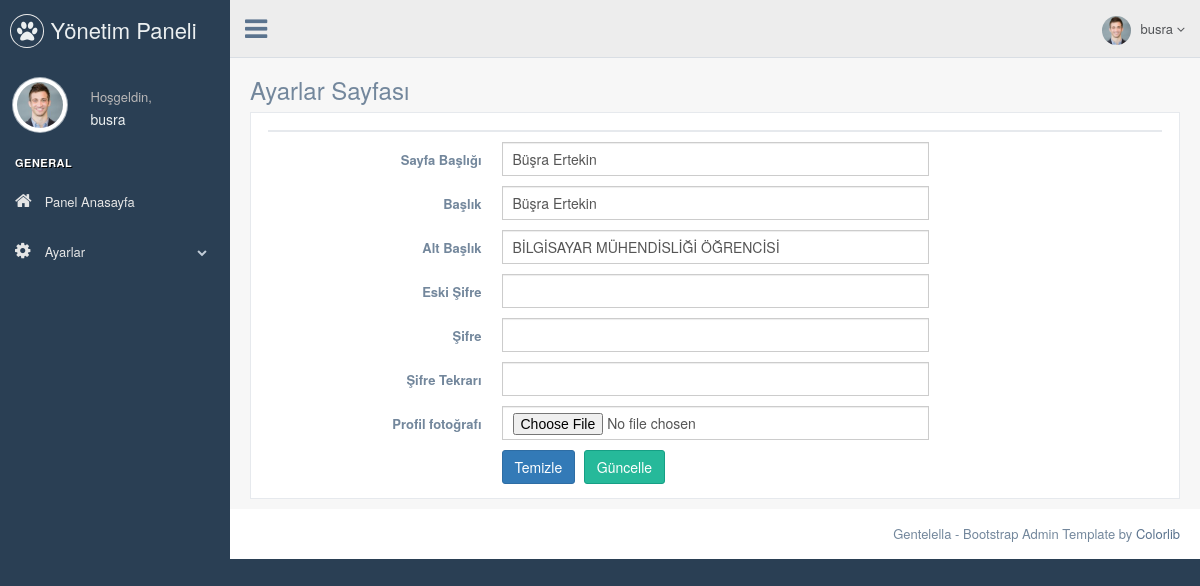
The page /pp/nedmin/settings.php (signed in) on the database its author committed.
### tables this page shows
CREATE TABLE `user` (
  `user_id` int(11) NOT NULL,
  `user_name` varchar(50) NOT NULL,
  `email` varchar(50) NOT NULL,
  `password` varchar(256) NOT NULL
);

CREATE TABLE `site_settings` (
  `settings_id` int(11) NOT NULL,
  `site_title` varchar(50) NOT NULL,
  `title` varchar(50) NOT NULL,
  `subtitle` varchar(50) NOT NULL,
  `picture` varchar(250) NOT NULL
);

### pp/nedmin/settings.php (the view, shortened to what this page needs)
<?php
include "header.php";
$check_settings = $db->prepare("SELECT * FROM site_settings");
$check_settings->execute();
$control_settings = $check_settings->rowCount();
$fetch_settings = $db->prepare("SELECT * FROM site_settings WHERE settings_id=1");
$fetch_settings->execute();
$fetch = $fetch_settings->fetch(PDO::FETCH_ASSOC);
?>
<div class="right_col" role="main">
  <div class="">
    <div class="page-title">
      <div class="title_left">
        <h3>Ayarlar Sayfası</h3>
      </div>
    </div>
    <div class="clearfix"></div>
    <div class="row">
      <div class="col-md-12 col-sm-12 col-xs-12">
        <div class="x_panel">
          <div class="x_title">
          </div>
          <form class="form-horizontal form-label-left" action="process.php" method="POST">
            <div class="item form-group">
              <label class="control-label col-md-3 col-sm-3 col-xs-12">Sayfa Başlığı
              </label>
              <div class="col-md-6 col-sm-6 col-xs-12">
                <input type="text" name="site_title" value="<?php echo $fetch['site_title'] ?>" required="required" class="form-control col-md-7 col-xs-12">
              </div>
            </div>
            <div class="item form-group">
              <label class="control-label col-md-3 col-sm-3 col-xs-12">Başlık
              </label>
              <div class="col-md-6 col-sm-6 col-xs-12">
                <input type="text" name="title" value="<?php echo $fetch['title'] ?>" required="required" class="form-control col-md-7 col-xs-12">
              </div>
            </div>
            <div class="item form-group">
              <label class="control-label col-md-3 col-sm-3 col-xs-12">Alt Başlık
              </label>
              <div class="col-md-6 col-sm-6 col-xs-12">
                <input type="text" name="subtitle" value="<?php echo $fetch['subtitle'] ?>" required="required" class="form-control col-md-7 col-xs-12">
              </div>
            </div>
            <div class="item form-group">
              <label class="control-label col-md-3 col-sm-3 col-xs-12">Eski Şifre
              </label>
              <div class="col-md-6 col-sm-6 col-xs-12">
                <input type="password" name="password" required="required" class="form-control col-md-7 col-xs-12">
              </div>
            </div>
            <div class="item form-group">
              <label class="control-label col-md-3 col-sm-3 col-xs-12">Şifre
              </label>
              <div class="col-md-6 col-sm-6 col-xs-12">
                <input type="password" name="newpassword" required="required" class="form-control col-md-7 col-xs-12">
              </div>
            </div>
            <div class="item form-group">
              <label class="control-label col-md-3 col-sm-3 col-xs-12">Şifre Tekrarı
              </label>
              <div class="col-md-6 col-sm-6 col-xs-12">
                <input type="password" name="newpassword2" required="required" class="form-control col-md-7 col-xs-12">
              </div>
            </div>
            <div class="item form-group">
              <label class="control-label col-md-3 col-sm-3 col-xs-12">Profil fotoğrafı
              </label>
              <div class="col-md-6 col-sm-6 col-xs-12">
                <input type="file" name="picture" value="<?php echo $fetch['picture'] ?>" required="required" class="form-control col-md-7 col-xs-12">
              </div>
            </div>
            <div class="form-group">
              <div class="col-md-6 col-md-offset-3">
                <button type="submit" class="btn btn-primary">Temizle</button>
                <?php
                if ($control_settings == 1) { ?>
                  <button type="submit" class="btn btn-success" name="update_settings">Güncelle</button>
                <?php } else { ?>
                  <button type="submit" class="btn btn-warning" name="insert_settings">Ekle</button>
                <?php } ?>
              </div>
            </div>
        </div>
      </div>
    </div>
  </div>
</div>
</div>
</div>
<?php
include "footer.php";
?>

### pp/nedmin/header.php (shortened to what this page needs)
<?php
include 'connect.php';
$user_name = $_SESSION['user_name'];
$query = $db->prepare("SELECT * FROM user WHERE user_name='$user_name'");
$query->execute();
$fetch = $query->fetch();
?>
<!DOCTYPE html>
<html lang="en">
  <head>
    <link href="./vendors/bootstrap/dist/css/bootstrap.min.css" rel="stylesheet">
    <link href="./vendors/font-awesome/css/font-awesome.min.css" rel="stylesheet">
    <link href="./vendors/nprogress/nprogress.css" rel="stylesheet">
    <link href="./vendors/iCheck/skins/flat/green.css" rel="stylesheet">
    <link href="./vendors/bootstrap-progressbar/css/bootstrap-progressbar-3.3.4.min.css" rel="stylesheet">
    <link href="./vendors/jqvmap/dist/jqvmap.min.css" rel="stylesheet"/>
    <link href="./vendors/bootstrap-daterangepicker/daterangepicker.css" rel="stylesheet">
    <link href="./build/css/custom.min.css" rel="stylesheet">
  </head>
  <body class="nav-md">
    <div class="container body">
      <div class="main_container">
        <div class="col-md-3 left_col">
          <div class="left_col scroll-view">
            <div class="navbar nav_title" style="border: 0;">
              <a href="index.html" class="site_title"><i class="fa fa-paw"></i> <span>Yönetim Paneli</span></a>
            </div>
            <div class="profile clearfix">
              <div class="profile_pic">
                <img src="images/img.jpg" alt="..." class="img-circle profile_img">
              </div>
              <div class="profile_info">
                <span>Hoşgeldin,</span>
                <h2><?php echo $fetch['user_name']; ?></h2>
              </div>
            </div>
            <br />
            <div id="sidebar-menu" class="main_menu_side hidden-print main_menu">
              <div class="menu_section">
                <h3>General</h3>
                <ul class="nav side-menu">
                  <li><a href="index.php" ><i class="fa fa-home"></i> Panel Anasayfa</a>
                  </li>
                  <li><a><i class="fa fa-cog"></i> Ayarlar <span class="fa fa-chevron-down"></span></a>
                  </li>
                </ul>
              </div>
            </div>
          </div>
        </div>
        <div class="top_nav">
          <div class="nav_menu">
            <nav>
              <div class="nav toggle">
                <a id="menu_toggle"><i class="fa fa-bars"></i></a>
              </div>
              <ul class="nav navbar-nav navbar-right">
                <li class="">
                  <a href="javascript:;" class="user-profile dropdown-toggle" data-toggle="dropdown" aria-expanded="false">
                    <img src="images/img.jpg" alt=""><?php echo $fetch['user_name']; ?>
                    <span class=" fa fa-angle-down"></span>
                  </a>
                </li>
              </ul>
            </nav>
          </div>
        </div>

### rows shown on the page
user: user_name "busra"
site_settings: site_title "Büşra Ertekin", title "Büşra Ertekin", subtitle "BİLGİSAYAR MÜHENDİSLİĞİ ÖĞRENCİSİ"
